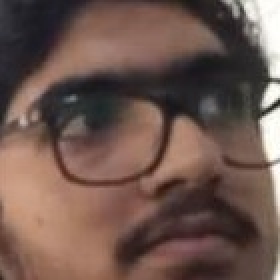
#> input picture train/persons/1_gurpreet/10_gurpreet.jpg, 140 x 140 px, found by its file name (shown 2 times larger); its folder holds only this picture in this run
$ python 5_train_model.py
#> lines starting #> are read from the running program, lines starting #| are printed output that depends on the picture
import cv2 as cv
import os
import numpy as np

people = []
for i in os.listdir(r'C:\Users\DAVASR\Documents\AFRAAS_practice\train\persons'):
    people.append(i)
#> pass 2 of the loop `for i in os.listdir(r'C:\Users\DAVASR\Documents\AFRAAS_practice\train\..`:

print(people)

haar_cascade = cv.CascadeClassifier(r'C:\Users\DAVASR\Documents\AFRAAS_practice\testing_files\haar_face.xml')

DIR = r'C:\Users\DAVASR\Documents\AFRAAS_practice\train\persons'

features = []
labels = []

def create_train():
    for person in people:
        path = os.path.join(DIR, person)
        label = people.index(person)
        # print("path : ",path," \n label: ",label)
        for img in os.listdir(path):
            img_path = os.path.join(path, img)
            img_array = cv.imread(img_path)
#> img_array is the input picture: shape (140, 140, 3); mean B, G, R 78.5, 86.8, 110.4
            # cv.imshow('test', img_array)

            gray = cv.cvtColor(img_array, cv.COLOR_BGR2GRAY)
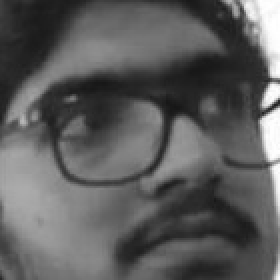
#> gray: shape (140, 140) (shown 2 times larger); min 22, max 255, mean 92.9
            # cv.imshow('test2', gray)
            # cv.waitKey(0)

            faces_rect = haar_cascade.detectMultiScale(gray, scaleFactor=1.1, minNeighbors=4)
#> faces_rect = [[7, 1, 128, 128]]

            for (x, y, w, h) in faces_rect:
                faces_roi = gray[y:y+h, x:x+w] # face region of interest

                features.append(faces_roi)
                labels.append(label)
#> this loop made 1 pass
#> pass 1, in create_train, `faces_roi = gray[y:y+h, x:x+w]`:
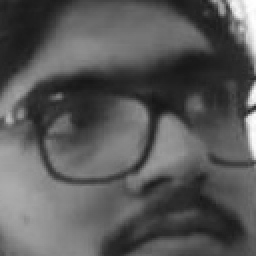
#> faces_roi: shape (128, 128) (shown 2 times larger); min 22, max 254, mean 89.2
#> after the loop, features = 1 item; labels = [0]
#> pass 2 of the loop in create_train, `for person in people:`:
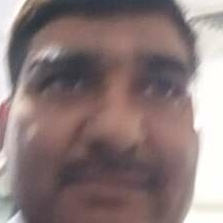
#> input picture train/persons/2_Ashok/12_Ashok.jpg, 223 x 223 px, found by its file name
#> in create_train, img_array is the input picture: shape (223, 223, 3); mean B, G, R 121.6, 122.1, 139.6
#> in create_train, `gray = cv.cvtColor(img_array, cv.COLOR_BGR2GRAY)`:
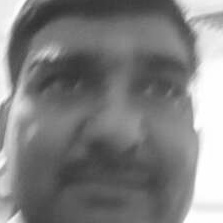
#> gray: shape (223, 223); min 50, max 255, mean 127.3
#> faces_rect = [[7, 7, 205, 205]]
#> the loop in create_train, `for (x, y, w, h) in faces_rect:` made 1 pass
#> pass 1, in create_train, `faces_roi = gray[y:y+h, x:x+w]`:
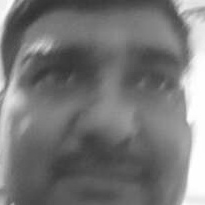
#> faces_roi: shape (205, 205); min 50, max 255, mean 118.5
#> after the loop in create_train, `for (x, y, w, h) in faces_rect:`: features = 2 items; labels = [0, 1]


create_train()
# print(f"length of peoples list : {len(people)}")
# print(f"length of features list : {len(features)}")
# print(f"length of labels list : {len(labels)}")

# convert python lists to numpy arrays
features = np.array(features, dtype='object')
labels = np.array(labels)

# and save them
np.save(r'testing_files\features.npy', features)
np.save(r'testing_files\labels.npy', labels)

# face recognizer initiation
face_recognizer = cv.face.LBPHFaceRecognizer_create()

# train the model and save for using it in other files
face_recognizer.train(features, labels)
face_recognizer.save(r'testing_files\face_trained.yml')
